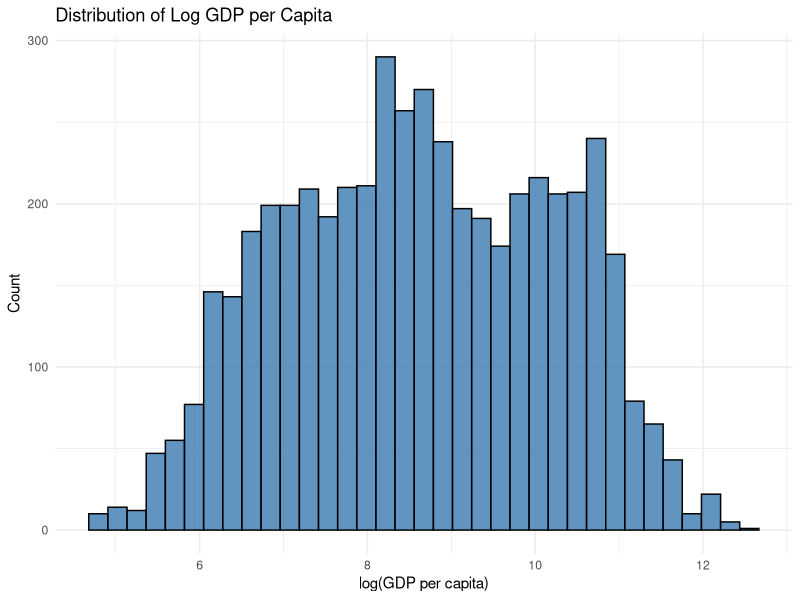

Recreate this plot in R. (Note: this script raises an error after producing the figure.)
library(tidyverse)
library(readr)

# OPTIONAL: Only run if wanting a minimalistic, clean theme for plots
theme_set(theme_minimal())

# Make sure folders exist (prevents save errors)
dir.create("outputs/tables", recursive = TRUE, showWarnings = FALSE)
dir.create("outputs/figures", recursive = TRUE, showWarnings = FALSE)

df <- read_csv("data_clean/wb_gdp_life_clean.csv")

# Summarize data

summary_table <- df %>%
  summarise(
    n = n(),
    gdp_mean = mean(gdp_per_capita),
    gdp_median = median(gdp_per_capita),
    gdp_sd = sd(gdp_per_capita),
    life_mean = mean(life_expectancy),
    life_median = median(life_expectancy),
    life_sd = sd(life_expectancy)
  )

write_csv(summary_table, "outputs/tables/summary_stats.csv")

# -----------------------------
# R^2 helpers
# -----------------------------

# Moving R^2 labels to legend
r2_income_log <- df %>%
  group_by(income) %>%
  summarise(
    r_squared = summary(lm(life_expectancy ~ log_gdp))$r.squared,
    .groups = "drop"
  )

legend_labels_log <- r2_income_log %>%
  mutate(label = paste0(income, " (R² = ", round(r_squared, 3), ")")) %>%
  select(income, label)

legend_labels_log <- setNames(legend_labels_log$label, legend_labels_log$income)

r2_income_gdp <- df %>%
  group_by(income) %>%
  summarise(
    r_squared = summary(lm(life_expectancy ~ gdp_per_capita))$r.squared,
    .groups = "drop"
  )

legend_labels_gdp <- r2_income_gdp %>%
  mutate(label = paste0(income, " (R² = ", round(r_squared, 3), ")")) %>%
  select(income, label)

legend_labels_gdp <- setNames(legend_labels_gdp$label, legend_labels_gdp$income)
# Move labels to legend
legend_labels_log <- r2_income_log %>%
  mutate(label = paste0(income, " (R² = ", round(r_squared, 3), ")")) %>%
  select(income, label)

legend_labels_log


# Histogram: Log GDP vs Life Expectancy 
# more readable, graph scale is condensed while maintaining relative dispersion
p1 <- ggplot(df, aes(x = log_gdp)) +
  geom_histogram(
    bins = 35,
    fill = "steelblue",
    color = "black",
    alpha = 0.85
  ) +
  labs(
    title = "Distribution of Log GDP per Capita",
    x = "log(GDP per capita)",
    y = "Count"
  ) +
  theme_minimal()

ggsave("outputs/figures/hist_log_gdp.png", p1, width = 8, height = 5)

# Scatter: Log GDP vs Life Expectancy (Primary data plot)

p2 <- ggplot(df, aes(x = log_gdp, y = life_expectancy)) +
  geom_point(alpha = 0.35, size = 1.4) +
  geom_smooth(method = "lm", se = TRUE, linewidth = 1.2) +
  geom_text(
    aes(
      x = max(log_gdp) - 0.2,
      y = max(life_expectancy),
      label = paste0("R² = ", round(r2_log, 3))
    ),
    inherit.aes = FALSE,
    size = 5
  ) +
  labs(
    title = "Life Expectancy vs Log GDP per Capita",
    x = "log(GDP per capita)",
    y = "Life expectancy (years)"
  )

ggsave("outputs/figures/scatter_life_vs_loggdp.png", p2, width = 8, height = 5)

# Scatter: Log GDP vs Life Expectancy, plot by income group
p3 <- ggplot(df, aes(x = log_gdp, y = life_expectancy)) +
  # Points
  geom_point(aes(color = income), alpha = 0.25, size = 1.3) +
  
  # Black outline for regression lines
  geom_smooth(
    aes(group = income),
    method = "lm",
    se = FALSE,
    color = "black",
    linewidth = 2.6,
    linetype = "solid"
  ) +
  # Colored regression lines on top
  geom_smooth(
    aes(color = income),
    method = "lm",
    se = FALSE,
    linewidth = 1.4,
    linetype = "solid"
  ) +
  scale_color_brewer(
    palette = "Set1",
    labels = legend_labels_gdp
  ) +
  labs(
    title = "Life Expectancy vs Log GDP per Capita by Income Group",
    x = "log(GDP per capita)",
    y = "Life expectancy (years)",
    color = "Income Group"
  ) +
  
  theme_minimal()

ggsave("outputs/figures/scatter_by_income.png", p3, width = 10, height = 6, dpi = 300)

# Scatter: GDP vs Life Expectancy
# Unmodified, unscaled, as bare bones as the data set can be rendered
p4 <- ggplot(df, aes(x = gdp_per_capita, y = life_expectancy)) +
  geom_point(alpha = 0.35, size = 1.4) +
  geom_smooth(method = "lm", se = TRUE, linewidth = 1.2) +
  geom_text(
    aes(
      x = max(gdp_per_capita) * 0.8,
      y = max(life_expectancy),
      label = paste0("R² = ", round(r2_gdp, 3))
    ),
    inherit.aes = FALSE,
    size = 5
  ) +
  labs(
    title = "Life Expectancy vs GDP per Capita",
    x = "GDP per Capita (USD)",
    y = "Life Expectancy (years)"
  )

ggsave("outputs/figures/scatter_life_vs_gdp.png", p4, width = 8, height = 5, dpi = 300)

# Scatter: GDP vs Life Expectancy
p5 <- ggplot(df, aes(x = gdp_per_capita, y = life_expectancy)) +
  # Points
  geom_point(aes(color = income), alpha = 0.25, size = 1.3) +
  
  # Black outline for regression lines
  geom_smooth(
    aes(group = income),
    method = "lm",
    se = FALSE,
    color = "black",
    linewidth = 2.6,
    linetype = "solid"
  ) +
  # Colored regression lines on top
  geom_smooth(
    aes(color = income),
    method = "lm",
    se = FALSE,
    linewidth = 1.4,
    linetype = "solid"
  ) +
  scale_color_brewer(
    palette = "Set1",
    labels = legend_labels_gdp
    ) +
  labs(
    title = "Life Expectancy vs GDP per Capita by Income Group",
    x = "GDP per Capita (USD)",
    y = "Life Expectancy (years)",
    color = "Income Group",
    linetype = "Income Group"
  ) + 
  theme_minimal()

ggsave("outputs/figures/scatter_gdp_by_income.png", p5, width = 10, height = 6, dpi = 300)


# Recommended by AI 
# Scatter: GDP vs Life Expectancy, Log-scaled axis
# Log-scaling the axis, but not the GDP units, so GDP units of dollars can be maintained while being more readable
p6 <- ggplot(df, aes(x = gdp_per_capita, y = life_expectancy)) +
  geom_point(alpha = 0.35, size = 1.4) +
  geom_smooth(method = "lm", se = TRUE, linewidth = 1.2) +
  scale_x_log10() +
  geom_text(
    aes(
      x = max(gdp_per_capita) * 0.8,
      y = max(life_expectancy),
      label = paste0("R² = ", round(r2_gdp, 3))
    ),
    inherit.aes = FALSE,
    size = 5
  ) +
  labs(
    title = "Life Expectancy vs GDP per Capita (Log Scale)",
    x = "GDP per Capita (USD, log scale)",
    y = "Life Expectancy (years)"
  )


ggsave("outputs/figures/scatter_gdp_logscale.png", p6, width = 8, height = 5, dpi = 300)
